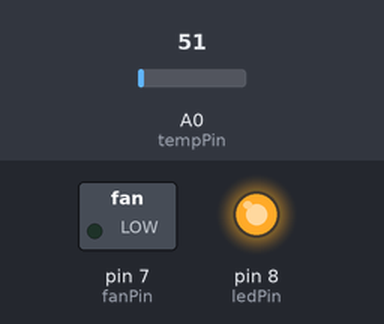
Simulated run of this sketch. Board: Arduino Uno, built with avr-gcc and run on an emulated ATmega328P. Shown: switched loads named in the sketch (green lamp = pin HIGH), output pins drawn as LEDs (lit = HIGH). The inputs (shaded band) are chosen by the test bench; at power-on: A0 (tempPin) = 51. What the sketch prints to the serial monitor is not drawn.

Above: at 0.1 s.
Timing chart, 0 to 1.6 s (numbered marks = the images above):
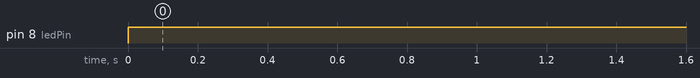

Measured:
- by itself, pin 8 (ledPin): LOW → HIGH at 0.00 s

The sketch:

XTREME.ino
```cpp
float temp;
int tempPin = 0;
int fanPin = 7;
int ledPin = 8;

void setup() {
   Serial.begin(9600);
   pinMode(fanPin, OUTPUT);
   pinMode(ledPin, OUTPUT);
}

void loop() {
   temp = analogRead(tempPin);
   // read analog volt from sensor and save to variable temp
   // calibration nonsense
   temp -= 200;
   temp /= 25.0;
   // convert the analog volt to its temperature equivalent
   Serial.print("TEMPERATURE = ");
   Serial.print(temp); // display temperature value
   Serial.print("*C");
   Serial.println();

   // turn on the fan if temperature is above 22 deg
   // turn on the LED if temperature is below 19 deg
   if (temp < 0) {
     digitalWrite (ledPin, HIGH);
     digitalWrite (fanPin, LOW);
   }
   else if (temp > 35) {
     digitalWrite (ledPin, LOW);
     digitalWrite (fanPin, HIGH);
   }
   else {
     digitalWrite (ledPin, LOW);
     digitalWrite (fanPin, LOW);
   }

   delay(3000); // update sensor reading each three seconds
}
```
